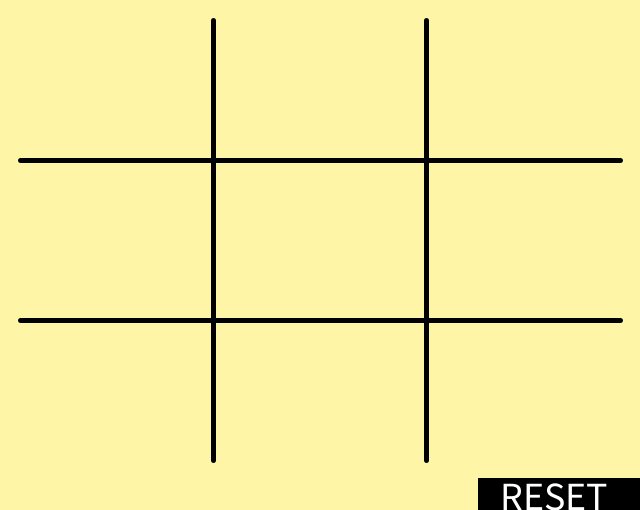
Frame 1 (no input)
Frame 60 (the mouse pressed at the canvas centre just before this capture): identical to frame 1, image omitted
Frame 120 (the mouse held since frame 60 and released just before this capture): identical to frame 1, image omitted

The Processing sketch that drew this single still picture (run headless with seeded random() and noise(); from frame 60 on, the mouse is pressed at the canvas centre):

// Processing sketch: processing_119690
// ── processing_119690.pde

void setup(){
  size(640,510);                                                                //tamaño pantalla
  background(255,245,167);                                                      //color de fondo
  strokeWeight(5);                                                              //ancho lineas base
  line (213,20,213,460);                                                        //linea
  line (426,20,426,460);                                                        //linea    
  line (20,160,620,160);                                                        //linea
  line (20,320,620,320);                                                        //linea
  fill(0);                                                                      //color boton negro
  quad(480,480,480,530,640,530,640,480);                                        //boton
  fill(255);                                                                    //color letra
  textSize(40);                                                                 //tamaño letra
  text("RESET",500,510);                                                        //texto
}
int click=0;                                                                    //variable click
int cuad1=0;                                                                    //variable cuadrado1
int cuad2=0;                                                                    //variable cuadrado2
int cuad3=0;                                                                    //variable cuadrado3
int cuad4=0;                                                                    //variable cuadrado4
int cuad5=0;                                                                    //variable cuadrado5
int cuad6=0;                                                                    //variable cuadrado6
int cuad7=0;                                                                    //variable cuadrado7  
int cuad8=0;                                                                    //variable cuadrado8
int cuad9=0;                                                                    //variable cuadrado9
int res1=0;                                                                     //variable resultado cuad1
int res2=0;                                                                     //variable resultado cuad2
int res3=0;                                                                     //variable resultado cuad3
int res4=0;                                                                     //variable resultado cuad4
int res5=0;                                                                     //variable resultado cuad5
int res6=0;                                                                     //variable resultado cuad6
int res7=0;                                                                     //variable resultado cuad7
int res8=0;                                                                     //variable resultado cuad8
int res9=0;                                                                     //variable resultado cuad9
 
void draw(){println(mouseY);}                                                   //valor de click en consolta
  void mouseClicked(){                                                          //condicional mouse
    if(mouseX>480 && mouseY>480){                                               //condicional reset
        cuad1=0;                                                                //cuad1 valor iniciar
        cuad2=0;                                                                //cuad2 valor iniciar
        cuad3=0;                                                                //cuad3 valor iniciar
        cuad4=0;                                                                //cuad4 valor iniciar
        cuad5=0;                                                                //cuad5 valor iniciar
        cuad6=0;                                                                //cuad6 valor iniciar
        cuad7=0;                                                                //cuad7 valor iniciar
        cuad8=0;                                                                //cuad8 valor iniciar
        cuad9=0;                                                                //cuad9 valor iniciar
        res1=0;                                                                 //res1 valor inicial
        res2=0;                                                                 //res2 valor inicial
        res3=0;                                                                 //res3 valor inicial
        res4=0;                                                                 //res4 valor inicial
        res5=0;                                                                 //res5 valor inicial
        res6=0;                                                                 //res6 valor inicial
        res7=0;                                                                 //res7 valor inicial
        res8=0;                                                                 //res8 valor inicial
        res9=0;                                                                 //res9 valor inicial
        background(255,245,167);                                                //color de fondo
        strokeWeight(5);                                                        //ancho lineas base
        stroke(0);                                                              //color lineas
        line (213,20,213,460);                                                  //linea
        line (426,20,426,460);                                                  //linea    
        line (20,160,620,160);                                                  //linea
        line (20,320,620,320);                                                  //linea
        fill(0);                                                                //color boton negro
        quad(480,480,480,530,640,530,640,480);                                  //boton
        fill(255);                                                              //color letra
        textSize(40);                                                           //tamaño letra
        text("RESET",500,510);                                                  //texto
        click=0;                                                                //click valor inicial
    }
    if(res1==1 && res2==1 && res3==1){                                          //condicional circulo cuad1,2 y 3
      strokeWeight(5);                                                          //ancho de linea
      stroke(0,150,0);                                                          //color linea
      line(20,75,620,75);                                                       //linea
      cuad1=1;                                                                  //deshabilita cuad1
      cuad2=1;                                                                  //deshabilita cuad2
      cuad3=1;                                                                  //deshabilita cuad3
      cuad4=1;                                                                  //deshabilita cuad4
      cuad5=1;                                                                  //deshabilita cuad5
      cuad6=1;                                                                  //deshabilita cuad6
      cuad7=1;                                                                  //deshabilita cuad7
      cuad8=1;                                                                  //deshabilita cuad8
      cuad9=1;                                                                  //deshabilita cuad9
      click=0;                                                                  //click valor inicial
    }
    if(res4==1 && res5==1 && res6==1){                                          //condicional circulo cuad4,5 y 6
      strokeWeight(5);                                                          //ancho de linea
      stroke(0,150,0);                                                          //color linea
      line(20,237,620,237);                                                     //linea
      cuad1=1;                                                                  //deshabilita cuad1
      cuad2=1;                                                                  //deshabilita cuad2
      cuad3=1;                                                                  //deshabilita cuad3
      cuad4=1;                                                                  //deshabilita cuad4
      cuad5=1;                                                                  //deshabilita cuad5
      cuad6=1;                                                                  //deshabilita cuad6
      cuad7=1;                                                                  //deshabilita cuad7
      cuad8=1;                                                                  //deshabilita cuad8
      cuad9=1;                                                                  //deshabilita cuad9
      click=0;                                                                  //click valor inicial
    }
    if(res7==1 && res8==1 && res9==1){                                          //condicional circulo cuad7,8 y 9
      strokeWeight(5);                                                          //ancho de linea
      stroke(0,150,0);                                                          //color linea
      line(20,400,620,400);                                                     //linea
      cuad1=1;                                                                  //deshabilita cuad1
      cuad2=1;                                                                  //deshabilita cuad2
      cuad3=1;                                                                  //deshabilita cuad3
      cuad4=1;                                                                  //deshabilita cuad4
      cuad5=1;                                                                  //deshabilita cuad5
      cuad6=1;                                                                  //deshabilita cuad6
      cuad7=1;                                                                  //deshabilita cuad7
      cuad8=1;                                                                  //deshabilita cuad8
      cuad9=1;                                                                  //deshabilita cuad9
      click=0;                                                                  //click valor inicial
    }
    if(res1==1 && res4==1 && res7==1){                                          //condicional circulo cuad1,4 y 7
      strokeWeight(5);                                                          //ancho de linea
      stroke(0,150,0);                                                          //color linea
      line(106,20,106,460);                                                     //linea
      cuad1=1;                                                                  //deshabilita cuad1
      cuad2=1;                                                                  //deshabilita cuad2
      cuad3=1;                                                                  //deshabilita cuad3
      cuad4=1;                                                                  //deshabilita cuad4
      cuad5=1;                                                                  //deshabilita cuad5
      cuad6=1;                                                                  //deshabilita cuad6
      cuad7=1;                                                                  //deshabilita cuad7
      cuad8=1;                                                                  //deshabilita cuad8
      cuad9=1;                                                                  //deshabilita cuad9
      click=0;                                                                  //click valor inicial
    }
    if(res2==1 && res5==1 && res8==1){                                          //condicional circulo cuad2,5 y 8
      strokeWeight(5);                                                          //ancho de linea
      stroke(0,150,0);                                                          //color linea
      line(320,20,320,460);                                                     //linea
      cuad1=1;                                                                  //deshabilita cuad1
      cuad2=1;                                                                  //deshabilita cuad2
      cuad3=1;                                                                  //deshabilita cuad3
      cuad4=1;                                                                  //deshabilita cuad4
      cuad5=1;                                                                  //deshabilita cuad5
      cuad6=1;                                                                  //deshabilita cuad6
      cuad7=1;                                                                  //deshabilita cuad7
      cuad8=1;                                                                  //deshabilita cuad8
      cuad9=1;                                                                  //deshabilita cuad9
      click=0;                                                                  //click valor inicial 
    }
    if(res3==1 && res6==1 && res9==1){                                          //condicional circulo cuad3,6 y 9
      strokeWeight(5);                                                          //ancho de linea
      stroke(0,150,0);                                                          //color linea
      line(532,20,532,460);                                                     //linea
      cuad1=1;                                                                  //deshabilita cuad1
      cuad2=1;                                                                  //deshabilita cuad2
      cuad3=1;                                                                  //deshabilita cuad3
      cuad4=1;                                                                  //deshabilita cuad4
      cuad5=1;                                                                  //deshabilita cuad5
      cuad6=1;                                                                  //deshabilita cuad6
      cuad7=1;                                                                  //deshabilita cuad7
      cuad8=1;                                                                  //deshabilita cuad8
      cuad9=1;                                                                  //deshabilita cuad9
      click=0;                                                                  //click valor inicial
    }
    if(res1==1 && res5==1 && res9==1){                                          //condicional circulo cuad1,5 y 9
      strokeWeight(5);                                                          //ancho de linea
      stroke(0,150,0);                                                          //color linea
      line(20,20,620,460);                                                      //linea
      cuad1=1;                                                                  //deshabilita cuad1
      cuad2=1;                                                                  //deshabilita cuad2
      cuad3=1;                                                                  //deshabilita cuad3
      cuad4=1;                                                                  //deshabilita cuad4
      cuad5=1;                                                                  //deshabilita cuad5
      cuad6=1;                                                                  //deshabilita cuad6
      cuad7=1;                                                                  //deshabilita cuad7
      cuad8=1;                                                                  //deshabilita cuad8
      cuad9=1;                                                                  //deshabilita cuad9
      click=0;                                                                  //click valor inicial
    }
    if(res3==1 && res5==1 && res7==1){                                          //condicional circulo cuad3,5 y 7
      strokeWeight(5);                                                          //ancho de linea
      stroke(0,150,0);                                                          //color linea
      line(20,460,620,20);                                                      //linea
      cuad1=1;                                                                  //deshabilita cuad1
      cuad2=1;                                                                  //deshabilita cuad2
      cuad3=1;                                                                  //deshabilita cuad3
      cuad4=1;                                                                  //deshabilita cuad4
      cuad5=1;                                                                  //deshabilita cuad5
      cuad6=1;                                                                  //deshabilita cuad6
      cuad7=1;                                                                  //deshabilita cuad7
      cuad8=1;                                                                  //deshabilita cuad8
      cuad9=1;                                                                  //deshabilita cuad9
      click=0;                                                                  //click valor inicial
    } 
    if(res1==2 && res2==2 && res3==2){                                          //condicional cruz cuad1,2 y 3
      strokeWeight(5);                                                          //ancho de linea
      stroke(150,0,0);                                                          //color linea
      line(20,75,620,75);                                                       //linea
      cuad1=1;                                                                  //deshabilita cuad1
      cuad2=1;                                                                  //deshabilita cuad2
      cuad3=1;                                                                  //deshabilita cuad3
      cuad4=1;                                                                  //deshabilita cuad4
      cuad5=1;                                                                  //deshabilita cuad5
      cuad6=1;                                                                  //deshabilita cuad6
      cuad7=1;                                                                  //deshabilita cuad7
      cuad8=1;                                                                  //deshabilita cuad8
      cuad9=1;                                                                  //deshabilita cuad9
      click=0;                                                                  //click valor inicial
    }
    if(res4==2 && res5==2 && res6==2){                                          //condicional cruz cuad4,5 y 6
      strokeWeight(5);                                                          //ancho de linea
      stroke(150,0,0);                                                          //color linea
      line(20,237,620,237);                                                     //linea
      cuad1=1;                                                                  //deshabilita cuad1
      cuad2=1;                                                                  //deshabilita cuad2
      cuad3=1;                                                                  //deshabilita cuad3
      cuad4=1;                                                                  //deshabilita cuad4
      cuad5=1;                                                                  //deshabilita cuad5
      cuad6=1;                                                                  //deshabilita cuad6
      cuad7=1;                                                                  //deshabilita cuad7
      cuad8=1;                                                                  //deshabilita cuad8
      cuad9=1;                                                                  //deshabilita cuad9
      click=0;                                                                  //click valor inicial
    }
    if(res7==2 && res8==2 && res9==2){                                          //condicional cruz cuad7,8 y 9
      strokeWeight(5);                                                          //ancho de linea
      stroke(150,0,0);                                                          //color linea
      line(20,400,620,400);                                                     //linea
      cuad1=1;                                                                  //deshabilita cuad1
      cuad2=1;                                                                  //deshabilita cuad2
      cuad3=1;                                                                  //deshabilita cuad3
      cuad4=1;                                                                  //deshabilita cuad4
      cuad5=1;                                                                  //deshabilita cuad5
      cuad6=1;                                                                  //deshabilita cuad6
      cuad7=1;                                                                  //deshabilita cuad7
      cuad8=1;                                                                  //deshabilita cuad8
      cuad9=1;                                                                  //deshabilita cuad9
      click=0;                                                                  //click valor inicial
    }
    if(res1==2 && res4==2 && res7==2){                                          //condicional cruz cuad1,4 y 7
      strokeWeight(5);                                                          //ancho de linea
      stroke(150,0,0);                                                          //color linea
      line(106,20,106,460);                                                     //linea
      cuad1=1;                                                                  //deshabilita cuad1
      cuad2=1;                                                                  //deshabilita cuad2
      cuad3=1;                                                                  //deshabilita cuad3
      cuad4=1;                                                                  //deshabilita cuad4
      cuad5=1;                                                                  //deshabilita cuad5
      cuad6=1;                                                                  //deshabilita cuad6
      cuad7=1;                                                                  //deshabilita cuad7
      cuad8=1;                                                                  //deshabilita cuad8
      cuad9=1;                                                                  //deshabilita cuad9
      click=0;                                                                  //click valor inicial
    }
    if(res2==2 && res5==2 && res8==2){                                          //condicional cruz cuad2,5 y 8
      strokeWeight(5);                                                          //ancho de linea
      stroke(150,0,0);                                                          //color linea
      line(320,20,320,460);                                                     //linea
      cuad1=1;                                                                  //deshabilita cuad1
      cuad2=1;                                                                  //deshabilita cuad2
      cuad3=1;                                                                  //deshabilita cuad3
      cuad4=1;                                                                  //deshabilita cuad4
      cuad5=1;                                                                  //deshabilita cuad5
      cuad6=1;                                                                  //deshabilita cuad6
      cuad7=1;                                                                  //deshabilita cuad7
      cuad8=1;                                                                  //deshabilita cuad8
      cuad9=1;                                                                  //deshabilita cuad9
      click=0;                                                                  //click valor inicial 
    }
    if(res3==2 && res6==2 && res9==2){                                          //condicional cruz cuad3,6 y 9
      strokeWeight(5);                                                          //ancho de linea
      stroke(150,0,0);                                                          //color linea
      line(532,20,532,460);                                                     //linea
      cuad1=1;                                                                  //deshabilita cuad1
      cuad2=1;                                                                  //deshabilita cuad2
      cuad3=1;                                                                  //deshabilita cuad3
      cuad4=1;                                                                  //deshabilita cuad4
      cuad5=1;                                                                  //deshabilita cuad5
      cuad6=1;                                                                  //deshabilita cuad6
      cuad7=1;                                                                  //deshabilita cuad7
      cuad8=1;                                                                  //deshabilita cuad8
      cuad9=1;                                                                  //deshabilita cuad9
      click=0;                                                                  //click valor inicial 
    }
    if(res1==2 && res5==2 && res9==2){                                          //condicional cruz cuad1,5 y 9
      strokeWeight(5);                                                          //ancho de linea
      stroke(150,0,0);                                                          //color linea
      line(20,20,620,460);                                                      //linea
      cuad1=1;                                                                  //deshabilita cuad1
      cuad2=1;                                                                  //deshabilita cuad2
      cuad3=1;                                                                  //deshabilita cuad3
      cuad4=1;                                                                  //deshabilita cuad4
      cuad5=1;                                                                  //deshabilita cuad5
      cuad6=1;                                                                  //deshabilita cuad6
      cuad7=1;                                                                  //deshabilita cuad7
      cuad8=1;                                                                  //deshabilita cuad8
      cuad9=1;                                                                  //deshabilita cuad9
      click=0;                                                                  //click valor inicial
    }
    if(res3==2 && res5==2 && res7==2){                                          //condicional cruz cuad1,5 y 9
      strokeWeight(5);                                                          //ancho de linea
      stroke(150,0,0);                                                          //color linea
      line(20,460,620,20);                                                      //linea
      cuad1=1;                                                                  //deshabilita cuad1
      cuad2=1;                                                                  //deshabilita cuad2
      cuad3=1;                                                                  //deshabilita cuad3
      cuad4=1;                                                                  //deshabilita cuad4
      cuad5=1;                                                                  //deshabilita cuad5
      cuad6=1;                                                                  //deshabilita cuad6
      cuad7=1;                                                                  //deshabilita cuad7
      cuad8=1;                                                                  //deshabilita cuad8
      cuad9=1;                                                                  //deshabilita cuad9
      click=0;                                                                  //click valor inicial
    }    
    if (mouseX<210 && mouseY<157){                                              //condicional posicion cuad1
      if (cuad1==0){                                                            //condicional primer click cuad1
        if (click==0){                                                          //condicional click impar
          click=click+1;                                                        //suma click
          stroke(0,150,0);                                                      //linea verde
          noFill();                                                             //sin relleno
          ellipse (105,78,100,100);                                             //circulo
          cuad1=cuad1+1;                                                        //deshabilita cuad1
          res1=res1+1;                                                          //indica circulo cuad1
        }
        else
       if (cuad1==0){                                                           //condicional primer click cuad1
        click=click-1;                                                          //resta click
        stroke(150,0,0);                                                        //linea roja
        strokeWeight(5);                                                        //ancho de linea
        line(55,28,155,128);                                                    //linea cruz
        line(55,128,155,28);                                                    //linea cruz
        cuad1=cuad1+1;                                                          //deshabilita cuad1
        res1=res1+2;                                                            //indica cruz cuad1
      }
     }
    }
    if(mouseX>216 && mouseX<423 && mouseY<157){                                 //condicional posicion cuad2
      if(cuad2==0){                                                             //condicional primer click cuad2
        if(click==0){                                                           //condicional click impar
          click=click+1;                                                        //suma click
          stroke(0,150,0);                                                      //linea verde
          noFill();                                                             //sin relleno
          ellipse(318,78,100,100);                                              //circulo
          cuad2=cuad2+1;                                                        //deshabilita cuad2
          res2=res2+1;                                                          //indica circulo cuad2
        }
        else
        if(cuad2==0){                                                           //condicional primer click cuad2
          click=click-1;                                                        //resta click
          stroke(150,0,0);                                                      //linea roja
          strokeWeight(5);                                                      //ancho de linea
          line(268,28,368,128);                                                 //linea cruz
          line(268,128,368,28);                                                 //linea cruz
          cuad2=cuad2+1;                                                        //deshabilita cuad2
          res2=res2+2;                                                          //indica cruz cuad2
        }
      }
    }
    if(mouseX>469 && mouseY<157){                                               //condicional posicion cuad3
      if(cuad3==0){                                                             //condicional primer click cuad3
        if(click==0){                                                           //condicional click impar
          click=click+1;                                                        //suma click
          stroke(0,150,0);                                                      //linea verde
          noFill();                                                             //sin relleno
          ellipse(531,78,100,100);                                              //circulo
          cuad3=cuad3+1;                                                        //deshabilita cuad3
          res3=res3+1;                                                          //indica circulo cuad3
        }
        else
        if(cuad3==0){                                                           //condicional primer click cuad3
          click=click-1;                                                        //resta click
          stroke(150,0,0);                                                      //linea roja
          strokeWeight(5);                                                      //ancho de linea
          line(481,28,581,128);                                                 //linea cruz
          line(481,128,581,28);                                                 //linea cruz
          cuad3=cuad3+1;                                                        //deshabilita cuad3
          res3=res3+2;                                                          //indica cruz cuad3
        }
      }
    }
    if(mouseX<210 && mouseY>163 && mouseY<317){                                 //condicional posicion cuad4
      if(cuad4==0){                                                             //condicional primer click cuad4
        if(click==0){                                                           //condicional click impar
          click=click+1;                                                        //suma click
          stroke(0,150,0);                                                      //linea verde
          noFill();                                                             //sin relleno
          ellipse(105,240,100,100);                                             //circulo
          cuad4=cuad4+1;                                                        //deshabilita cuad4
          res4=res4+1;                                                          //indica ciruclo cuad4
        }
        else
        if(cuad4==0){                                                           //condicional primer click cuad4
          click=click-1;                                                        //resta click
          stroke(150,0,0);                                                      //linea roja    
          strokeWeight(5);                                                      //ancho de linea
          line(55,188,155,288);                                                 //linea cruz
          line(55,288,155,188);                                                 //linea cruz
          cuad4=cuad4+1;                                                        //deshabilita cuad4
          res4=res4+2;                                                          //indica cruz cuad4
        }
      }
    }
    if(mouseX>216 && mouseX<420 && mouseY>163 && mouseY<317){                   //condicional posicion cuad5
      if(cuad5==0){                                                             //condicional primer click cuad5
        if(click==0){                                                           //condicional click impar
          click=click+1;                                                        //suma click
          stroke(0,150,0);                                                      //linea verde
          noFill();                                                             //sin relleno
          ellipse(321,240,100,100);                                             //circulo
          cuad5=cuad5+1;                                                        //deshabilita cuad5
          res5=res5+1;                                                          //indica circulo cuad5
        }
        else
        if(cuad5==0){                                                           //condicional primer click cuad5
          click=click-1;                                                        //resta click
          stroke(150,0,0);                                                      //linea roja    
          strokeWeight(5);                                                      //ancho de linea
          line(268,188,368,288);                                                //linea cruz
          line(268,288,368,188);                                                //linea cruz
          cuad5=cuad5+1;                                                        //deshabilita cuad5
          res5=res5+2;                                                          //indica cruz cuad5
        }
      }
    }
    if(mouseX>429 && mouseY>163 && mouseY<317){                                 //condicional posicion cuad6
      if(cuad6==0){                                                             //condicional primer click cuad6
        if(click==0){                                                           //condicional click impar
          click=click+1;                                                        //suma click
          stroke(0,150,0);                                                      //linea verde
          noFill();                                                             //sin relleno
          ellipse(531,240,100,100);                                             //circulo
          cuad6=cuad6+1;                                                        //deshabilita cuad6
          res6=res6+1;                                                          //indica circulo cuad6
        }
        else
        if(cuad6==0){                                                           //condicional primer click cuad6 
          click=click-1;                                                        //resta click
          stroke(150,0,0);                                                      //linea roja
          strokeWeight(5);                                                      //ancho de linea
          line(481,188,581,288);                                                //linea cruz
          line(481,288,581,188);                                                //linea cruz
          cuad6=cuad6+1;                                                        //deshabilita cuad6
          res6=res6+2;                                                          //indica cruz cuad6
        }
      }
    }
    if(mouseX<210 && mouseY>323){                                               //condicional posicion cuad7
      if(cuad7==0){                                                             //condicional primer click cuad7
        if(click==0){                                                           //condicional click impar
          click=click+1;                                                        //suma click
          stroke(0,150,0);                                                      //linea verde
          noFill();                                                             //sin relleno
          ellipse(105,400,100,100);                                             //circulo
          cuad7=cuad7+1;                                                        //deshabilita cuad7
          res7=res7+1;                                                          //indica circulo cuad7
        }
        else
        if(cuad7==0){                                                           //condicional primer click cuad7
          click=click-1;                                                        //resta click
          stroke(150,0,0);                                                      //linea roja
          strokeWeight(5);                                                      //ancho de linea
          line(55,348,155,448);                                                 //linea cruz
          line(55,448,155,348);                                                 //linea cruz
          cuad7=cuad7+1;                                                        //deshabilita cuad7
          res7=res7+2;                                                          //indica cruz cuad7
        }
      }
    }
    if(mouseX>216 && mouseX<423 && mouseY>323){                                 //condicional posicion cuad8
      if(cuad8==0){                                                             //condicional primer click cuad8
        if(click==0){                                                           //condicional click impar
          click=click+1;                                                        //suma click
          stroke(0,150,0);                                                      //linea verde
          noFill();                                                             //sin relleno
          ellipse(321,400,100,100);                                             //circulo
          cuad8=cuad8+1;                                                        //deshabilita cuad8
          res8=res8+1;                                                          //indica circulo cuad8
        }
        else
        if(cuad8==0){                                                           //condicional primer click cuad8
          click=click-1;                                                        //resta click
          stroke(150,0,0);                                                      //linea roja
          strokeWeight(5);                                                      //ancho de linea
          line(268,348,368,448);                                                //linea cruz
          line(268,448,368,348);                                                //linea cruz
          cuad8=cuad8+1;                                                        //deshabilita cuad8
          res8=res8+2;                                                          //indica cruz cuad8
        }
      }
    }
    if(mouseX>429 && mouseY>323 && mouseY<480){                                 //condicional posicion cuad9
      if(cuad9==0){                                                             //primer click cuad9
        if(click==0){                                                           //condicional click impar
          click=click+1;                                                        //suma click
          stroke(0,150,0);                                                      //linea verde
          noFill();                                                             //sin relleno
          ellipse(534,400,100,100);                                             //circulo
          cuad9=cuad9+1;                                                        //deshabilita caud9
          res9=res9+1;                                                          //indica circulo cuad9
        }
        else
        if(cuad9==0){                                                           //condicional primer click cuad9
          click=click-1;                                                        //resta click
          stroke(150,0,0);                                                      //linea roja
          strokeWeight(5);                                                      //ancho de linea
          line(481,348,581,448);                                                //linea cruz
          line(481,448,581,348);                                                //linea cruz
          cuad9=cuad9+1;                                                        //deshabilita cuad9
          res9=res9+2;                                                          //indica cruz cuad9
        }
      }
    }
  }
